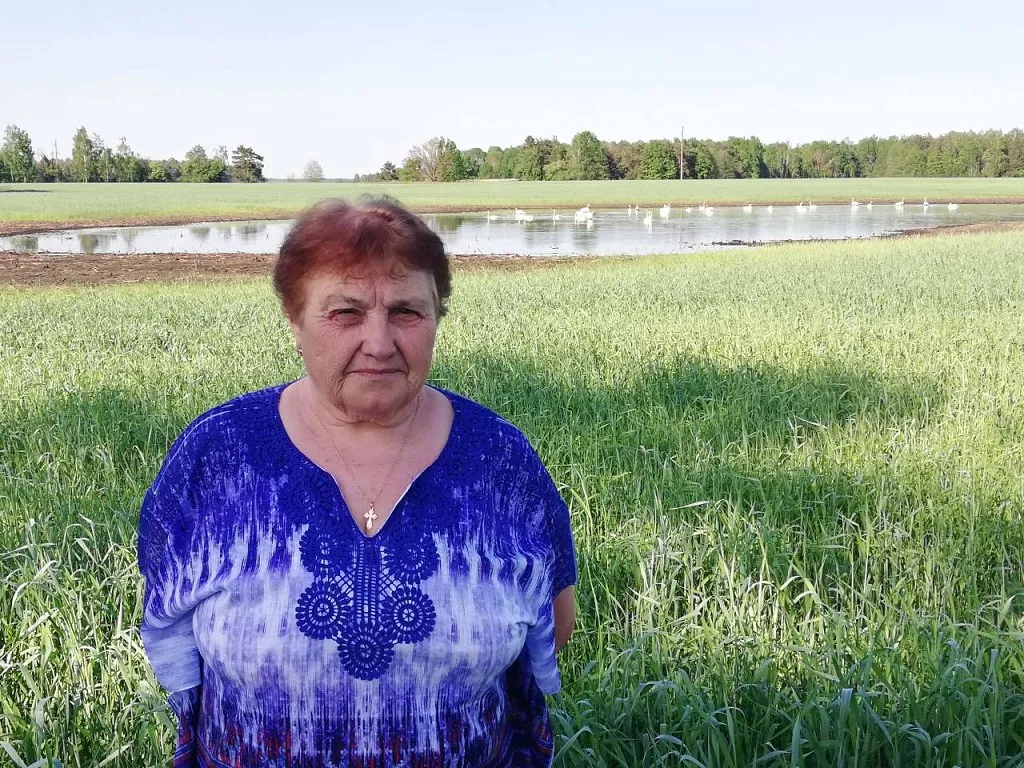
#> input picture photos/i.jpg, 1024 x 768 px
$ python -i upload_photo_compressed.py   (imports and definitions only)
#> lines starting #> are read from the running program, lines starting #| are printed output that depends on the picture
# -*- coding: utf-8 -*-
"""
Загрузка фото со сжатием для Николая Емельянова (персона ID 2).
"""
import urllib.request
import json
import base64
import os

try:
    from PIL import Image
    from io import BytesIO
    PIL_AVAILABLE = True
except ImportError:
    PIL_AVAILABLE = False

SYNC_URL = "https://ravishing-caring-production-3656.up.railway.app"
USERNAME = "Андрей Емельянов"
PASSWORD = "18031981asdF"

# [30 lines left out: functions get_token, download_tree, upload_tree, not called in this run]

def compress_and_encode_photo(filepath, max_size=(400, 400), quality=75):
    """Сжимает и кодирует фото в base64."""
#> called with filepath = 'photos/i.jpg', max_size = (400, 400), quality = 75
    if not PIL_AVAILABLE:
        # Если PIL нет, читаем как есть
        with open(filepath, "rb") as f:
            return base64.b64encode(f.read()).decode("utf-8")

    try:
        img = Image.open(filepath)
#> img is the input picture: PIL image 1024x768 RGB; mean R, G, B 145.7, 155.5, 148.8

        # Поворот по EXIF
        try:
            from PIL import ExifTags
            exif = img._getexif()
            if exif:
                for tag_id, tag in ExifTags.TAGS.items():
                    if tag == "Orientation":
                        orientation = exif.get(tag_id)
                        if orientation == 3:
                            img = img.rotate(180, expand=True)
                        elif orientation == 6:
                            img = img.rotate(270, expand=True)
                        elif orientation == 8:
                            img = img.rotate(90, expand=True)
        except Exception:
            pass

        # Ресайз
        img.thumbnail(max_size, Image.Resampling.LANCZOS)
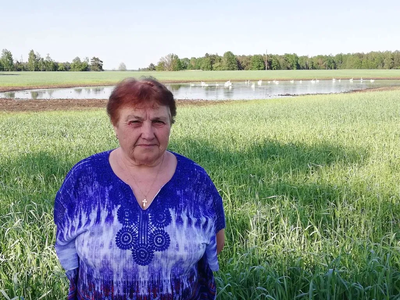
#> img: PIL image 400x300 RGB; mean R, G, B 145.7, 155.5, 148.8

        # Сохраняем в JPEG
        buffer = BytesIO()
        img.save(buffer, format="JPEG", quality=quality, optimize=True)

        return base64.b64encode(buffer.getvalue()).decode("utf-8")
    except Exception as e:
        print(f"[ERROR] Ошибка сжатия: {e}")
        return None

# [46 lines left out: function main, not called in this run]

# [2 lines not run here, left out]

>>> result = compress_and_encode_photo('photos/i.jpg')

$ run again, on photos/1.jpg
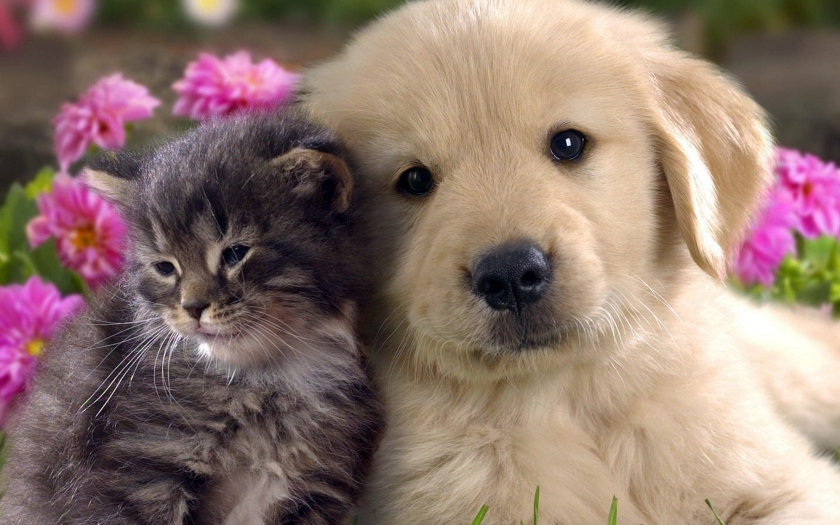
#> input picture photos/1.jpg, 1680 x 1050 px (shown at 1/2 size)
#> in compress_and_encode_photo, img is the input picture: PIL image 1680x1050 RGB; mean R, G, B 142.6, 118.9, 109.8
#> in compress_and_encode_photo, `img.thumbnail(max_size, Image.Resampling.LANCZOS)`:
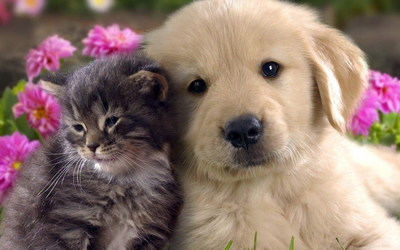
#> img: PIL image 400x250 RGB; mean R, G, B 142.7, 119.1, 110
